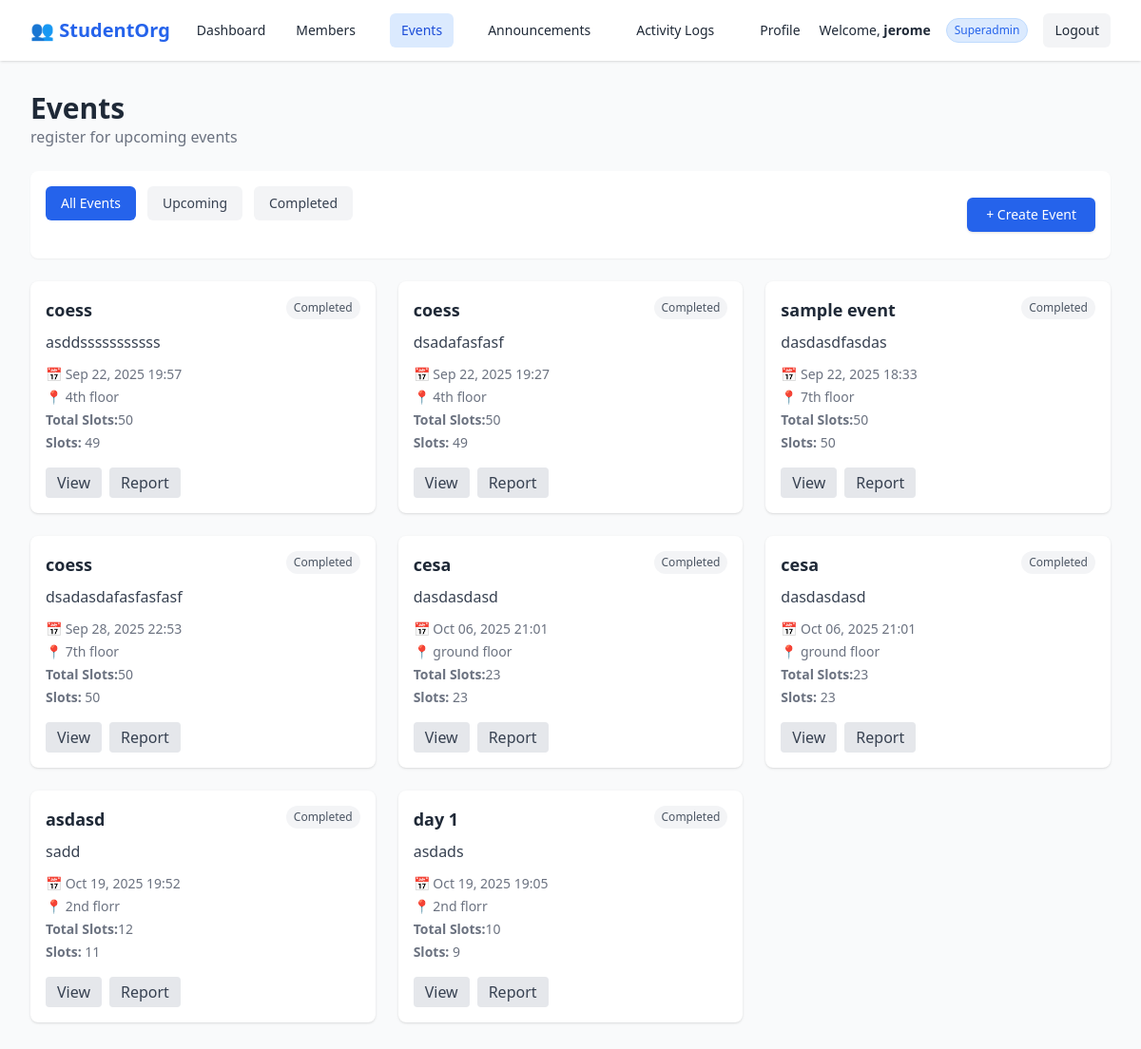
/events/ (signed in), run on the app's committed database.
### accounts/models.py (models this page shows, shortened)
class Event(models.Model):
    title = models.CharField(max_length=200)
    start_datetime = models.DateTimeField(default=timezone.now)
    end_datetime = models.DateTimeField(default=timezone.now)
    location = models.CharField(max_length=255, default="TBA")
    max_slots = models.PositiveIntegerField(default=200)
    description = models.TextField(blank=True, null=True)
    def slots_remaining(self):
        return self.max_slots - self.registrations.count()
    def total_registered(self):
        return self.registrations.count()
    def is_registered_by(self, user):
        return self.registrations.filter(user=user).exists()

### accounts/views.py (the view)
# urls.py: path("events/", views.event_list, name="event_list"),
@login_required
def event_list(request):
    filter_type = request.GET.get('filter', 'all')
    now = timezone.now()
    events = Event.objects.annotate(registered_count=Count('registrations'))
    if filter_type == 'upcoming':
        events = events.filter(start_datetime__gte=now)
    elif filter_type == 'completed':
        events = events.filter(end_datetime__lt=now)
    for e in events:
        e.registered = e.is_registered_by(request.user)
        e.form = EventForm(instance=e)
    return render(request, 'accounts/event_list.html', {
        "events": events,
        "now": now,
        "active_filter": filter_type,
    })

### accounts/templates/accounts/event_list.html (shortened to what this page needs)
{% extends 'accounts/base.html' %}
{% load static %}
{% block content %}
<div class="max-w-7xl mx-auto px-4 sm:px-6 lg:px-8 py-8">
  <h1 class="text-3xl font-bold text-gray-800 flex items-center gap-2">Events</h1>
  <p class="text-gray-500 mb-6">register for upcoming events</p>
  <div class="bg-white rounded-lg shadow-sm p-4 mb-6">
    <div class="flex items-center flex-wrap gap-3">
      <div class="flex gap-3 mb-6">
        <a href="?filter=all"
          class="px-4 py-2 rounded-md text-sm font-medium
          {% if active_filter == 'all' %}
            bg-blue-600 text-white
          {% else %}
          bg-gray-100 text-gray-700 hover:bg-gray-200
          {% endif %}">All Events
        </a>
        <a href="?filter=upcoming"
            class="px-4 py-2 rounded-md text-sm font-medium
            {% if active_filter == 'upcoming' %}
              bg-blue-600 text-white
            {% else %}
            bg-gray-100 text-gray-700 hover:bg-gray-200
            {% endif %}">Upcoming
        </a>
        <a href="?filter=completed"
            class="px-4 py-2 rounded-md text-sm font-medium
            {% if active_filter == 'completed' %}
              bg-blue-600 text-white
            {% else %}
            bg-gray-100 text-gray-700 hover:bg-gray-200
            {% endif %}">Completed
        </a>
    </div>
    {% if user.member.role in "admin superadmin" %}
    <button onclick="openModal('modalCreate')"
      class="bg-blue-600 hover:bg-blue-700 text-white px-5 py-2 rounded-md text-sm shadow">
      + Create Event
    </button>
    {% endif %}
  </div>
</div>
  <div class="grid grid-cols-1 sm:grid-cols-2 lg:grid-cols-3 gap-6">
    {% for event in events %}
    <div class="bg-white rounded-lg shadow p-4 flex flex-col justify-between">
      <div>
        <div class="flex justify-between items-start mb-2">
          <h3 class="text-lg font-semibold">{{ event.title }}</h3>
          {% if event.start_datetime > now %}
          <span class="text-green-700 bg-green-50 px-2 py-1 rounded-full text-xs">Upcoming</span>
          {% else %}
          <span class="text-gray-600 bg-gray-100 px-2 py-1 rounded-full text-xs">Completed</span>
          {% endif %}
        </div>
        <p class="text-gray-700 line-clamp-3 mb-3">{{ event.description }}</p>
        <div class="text-sm text-gray-500 space-y-1">
          <div>📅 {{ event.start_datetime|date:"M d, Y H:i" }} </div>
          <div>📍 {{ event.location }}</div>
          <div><strong>Total Slots:</strong>{{ event.max_slots }}</div>
          <div><strong>Slots:</strong> {{ event.slots_remaining }}</div>
        </div>
      </div>
      <div class="mt-4 flex flex-wrap gap-2">
        <button onclick="openModal('modalView{{ event.id }}')"
           class="px-3 py-1 bg-gray-200 text-gray-700 rounded hover:bg-gray-300 modal-open">View</button>
        {% if user.member.role in "admin superadmin" %}
        <a href="{% url 'accounts:attendance_report' event.id %}">
          <button class="px-3 py-1 bg-gray-200 text-gray-700 rounded hover:bg-gray-300">Report</button>
        </a>
        {% endif %}
      </div>
    </div>
    {% endfor %}
  </div>
</div>
{% endblock %}

### accounts/templates/accounts/base.html (shortened to what this page needs)
{% load static %}
<!DOCTYPE html>
<html lang="en">
<head>
 <script src="https://cdn.tailwindcss.com"></script>
 </head>
 <body
  class="{% if request.resolver_match.url_name in 'login register' %}
         min-h-screen flex items-center justify-center bg-gradient-to-br from-blue-50 to-indigo-100 text-gray-800
         {% else %}
         bg-gray-50 text-gray-800
         {% endif %}">
  {% if request.resolver_match.url_name not in 'login register' %}
  <nav class="bg-white shadow">
    <div class="max-w-7xl mx-auto px-4 sm:px-6 lg:px-8">
      <div class="flex justify-between h-16 items-center">
        <div class="flex items-center space-x-4">
          <span class="text-xl font-bold text-blue-600 flex items-center">
            👥 StudentOrg
          </span>
          {% if user.is_superuser %}
            <a href="{% url 'accounts:superadmin_dashboard' %}"
               class="px-3 py-2 rounded-md text-sm font-medium
               {% if request.resolver_match.url_name == 'superadmin_dashboard' %} bg-blue-100 text-blue-700 {% else %} hover:bg-gray-100 {% endif %}">
              Dashboard
            </a>
          {% elif user.member.role == "admin" %}
            <a href="{% url 'accounts:admin_dashboard' %}"
               class="px-3 py-2 rounded-md text-sm font-medium
               {% if request.resolver_match.url_name == 'admin_dashboard' %} bg-blue-100 text-blue-700 {% else %} hover:bg-gray-100 {% endif %}">
              Dashboard
            </a>
          {% else %}
            <a href="{% url 'accounts:member_dashboard' %}"
               class="px-3 py-2 rounded-md text-sm font-medium
               {% if request.resolver_match.url_name == 'member_dashboard' %} bg-blue-100 text-blue-700 {% else %} hover:bg-gray-100 {% endif %}">
              Dashboard
            </a>
          {% endif %}
        </div>
        {% if user.is_authenticated and user.member.role in "admin superadmin" %}
        <div class="flex space-x-6">
          <a href="{% url 'accounts:membership_list' %}"
             class="px-3 py-2 rounded-md text-sm font-medium
             {% if request.resolver_match.url_name == 'membership_list' %} bg-blue-100 text-blue-700 {% else %} hover:bg-gray-100 {% endif %}">
            Members
          </a>
          <a href="{% url 'accounts:event_list' %}"
             class="px-3 py-2 rounded-md text-sm font-medium
             {% if request.resolver_match.url_name == 'event_list' %} bg-blue-100 text-blue-700 {% else %} hover:bg-gray-100 {% endif %}">
            Events
          </a>
          <a href="{% url 'accounts:announcement_list' %}"
             class="px-3 py-2 rounded-md text-sm font-medium
             {% if request.resolver_match.url_name == 'announcement_list' %} bg-blue-100 text-blue-700 {% else %} hover:bg-gray-100 {% endif %}">
            Announcements
          </a>
          <a href="{% url 'accounts:audit_log_list' %}"
             class="px-3 py-2 rounded-md text-sm font-medium
             {% if request.resolver_match.url_name == 'audit_log_list' %} bg-blue-100 text-blue-700 {% else %} hover:bg-gray-100 {% endif %}">
            Activity Logs
          </a>
          <a href="{% url 'accounts:profile_update' %}"
             class="px-3 py-2 rounded-md text-sm font-medium
             {% if request.resolver_match.url_name == 'profile_update' %} bg-blue-100 text-blue-700 {% else %} hover:bg-gray-100 {% endif %}">
            Profile
          </a>
        </div>
        {% endif %}
        <div class="flex items-center space-x-4">
          <span class="text-sm">
            Welcome, <strong>{{ user.get_full_name|default:user.username }}</strong>
          </span>
          {% if user.is_superuser %}
            <span class="px-2 py-1 text-xs rounded-full bg-blue-100 text-blue-600 border border-blue-200">
              Superadmin
            </span>
          {% elif user.member.role == "admin" %}
            <span class="px-2 py-1 text-xs rounded-full bg-green-100 text-green-600 border border-green-200">
              Admin
            </span>
          {% else %}
            <span class="px-2 py-1 text-xs rounded-full bg-gray-100 text-gray-600 border border-gray-200">
              Member
            </span>
          {% endif %}
          <a href="{% url 'accounts:logout' %}"
             class="px-3 py-2 rounded-md bg-gray-100 hover:bg-gray-200 text-sm font-medium">
            Logout
          </a>
        </div>
      </div>
    </div>
  </nav>
  {% endif %}
  {% block content %}{% endblock %}
</body>
</html>

### data on the page
Event: title "coess", shows "Completed", description "asddsssssssssss", start_datetime "Sep 22, 2025 19:57", location "4th floor", max_slots "50", slots_remaining "49"
Event: title "coess", shows "Completed", description "dsadafasfasf", start_datetime "Sep 22, 2025 19:27", location "4th floor", max_slots "50", slots_remaining "49"
Event: title "sample event", shows "Completed", description "dasdasdfasdas", start_datetime "Sep 22, 2025 18:33", location "7th floor", max_slots "50", slots_remaining "50"
Event: title "coess", shows "Completed", description "dsadasdafasfasfasf", start_datetime "Sep 28, 2025 22:53", location "7th floor", max_slots "50", slots_remaining "50"
Event: title "cesa", shows "Completed", description "dasdasdasd", start_datetime "Oct 06, 2025 21:01", location "ground floor", max_slots "23", slots_remaining "23"
Event: title "cesa", shows "Completed", description "dasdasdasd", start_datetime "Oct 06, 2025 21:01", location "ground floor", max_slots "23", slots_remaining "23"
Event: title "asdasd", shows "Completed", description "sadd", start_datetime "Oct 19, 2025 19:52", location "2nd florr", max_slots "12", slots_remaining "11"
Event: title "day 1", shows "Completed", description "asdads", start_datetime "Oct 19, 2025 19:05", location "2nd florr", max_slots "10", slots_remaining "9"

### other printed values
{{ user.get_full_name|default:user.username }} "jerome"
